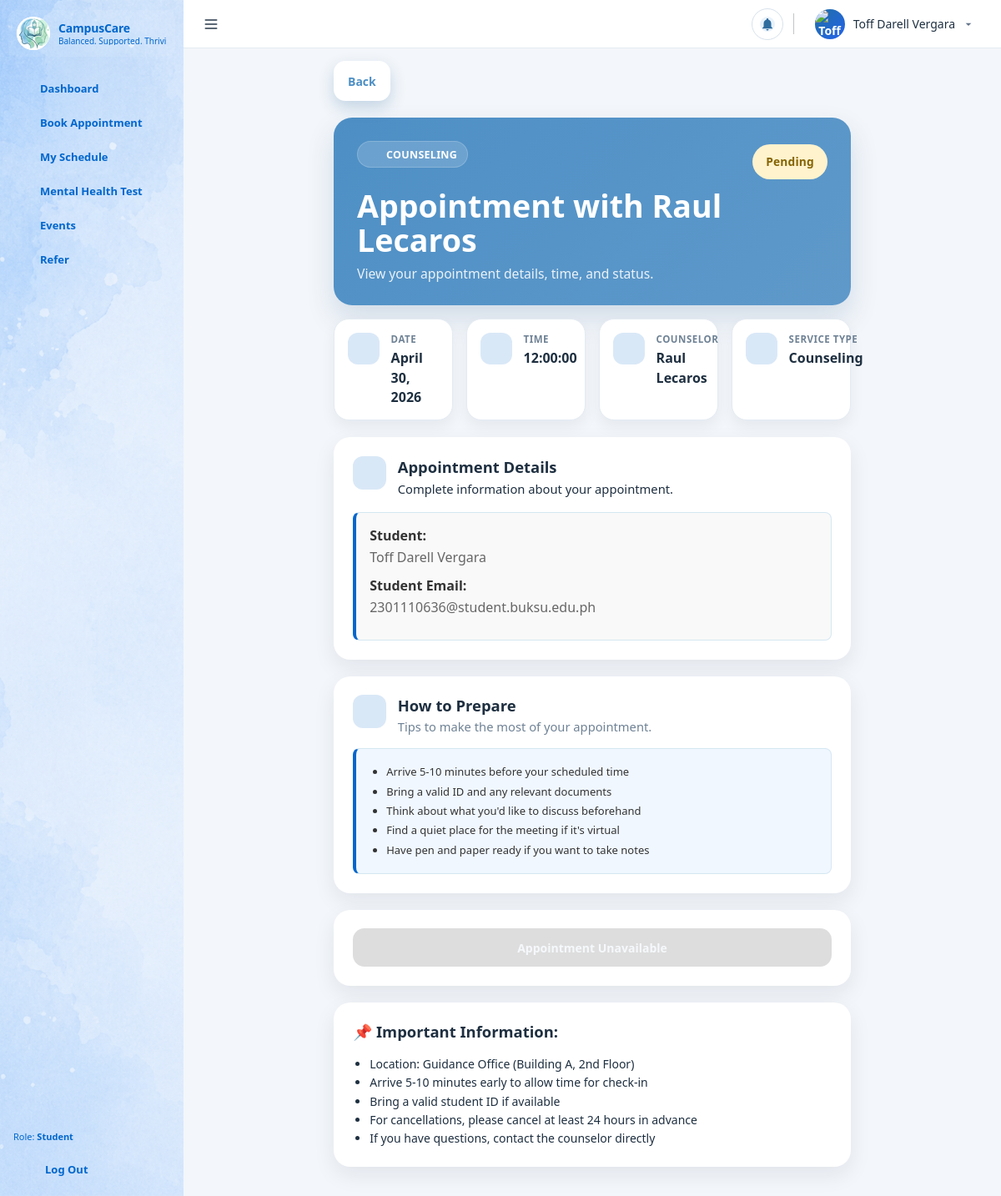
/php-frontend/pages/appointments/appointment_detail.php?id=15 (signed in), run on the app's committed database.
### tables this page shows
CREATE TABLE `appointments` (
  `id` int(10) UNSIGNED NOT NULL,
  `student_user_id` int(10) UNSIGNED NOT NULL,
  `counselor_user_id` int(10) UNSIGNED DEFAULT NULL,
  `service_id` smallint(5) UNSIGNED NOT NULL,
  `appointment_date` date NOT NULL,
  `appointment_time` time NOT NULL,
  `status_id` tinyint(3) UNSIGNED NOT NULL,
  `approved_by_user_id` int(11) DEFAULT NULL,
  `approved_at` datetime DEFAULT NULL,
  `notes` text DEFAULT NULL,
  `created_at` datetime NOT NULL DEFAULT current_timestamp(),
  `updated_at` datetime NOT NULL DEFAULT current_timestamp() ON UPDATE current_timestamp()
);

CREATE TABLE `users` (
  `id` int(10) UNSIGNED NOT NULL,
  `full_name` varchar(120) NOT NULL,
  `student_id` varchar(100) DEFAULT NULL COMMENT 'Institution-assigned ID (unique)',
  `student_number` varchar(50) DEFAULT NULL COMMENT 'Legacy field, deprecated in favor of student_id',
  `email` varchar(150) NOT NULL,
  `avatar_path` varchar(255) DEFAULT NULL,
  `college` varchar(150) DEFAULT NULL,
  `program` varchar(150) DEFAULT NULL,
  `password_hash` varchar(255) NOT NULL,
  `role_id` tinyint(3) UNSIGNED NOT NULL,
  `account_status_id` tinyint(3) UNSIGNED NOT NULL,
  `last_login_at` timestamp NULL,
  `last_login_ip` varchar(45) DEFAULT NULL,
  `login_attempt_count` int DEFAULT 0,
  `locked_until` timestamp NULL,
  `created_at` datetime NOT NULL DEFAULT current_timestamp(),
  `updated_at` datetime NOT NULL DEFAULT current_timestamp() ON UPDATE current_timestamp()
);

### php-frontend/includes/auth.php (called while the page is built, shortened)
<?php
function normalizeRole($role) {
    return $role;
}
?>

### php-frontend/pages/appointments/appointment_detail.php (the view, shortened to what this page needs)
<?php
require_once __DIR__ . "/../../includes/auth.php";
require_once __DIR__ . "/../../includes/db.php";
$userId = intval($_SESSION["user_id"] ?? 0);
$appointmentId = isset($_GET["id"]) ? intval($_GET["id"]) : 0;
$appointmentColumns = [];
$appointmentColsRes = $conn->query("SHOW COLUMNS FROM appointments");
if ($appointmentColsRes) {
    while ($col = $appointmentColsRes->fetch_assoc()) {
        $appointmentColumns[$col["Field"]] = true;
    }
}
$studentFkColumn = isset($appointmentColumns["student_user_id"]) ? "student_user_id"
    : (isset($appointmentColumns["user_id"]) ? "user_id" : null);
$counselorFkColumn = isset($appointmentColumns["counselor_user_id"]) ? "counselor_user_id" : null;
$hasLegacyCounselorName = isset($appointmentColumns["counselor"]);
$studentJoinCondition = $studentFkColumn !== null ? "a.`{$studentFkColumn}` = u.id" : "1 = 0";
$studentIdSelect = $studentFkColumn !== null
    ? "a.`{$studentFkColumn}` AS appointment_student_id"
    : "NULL AS appointment_student_id";
$counselorNameSelect = $counselorFkColumn !== null
    ? "c.full_name AS counselor_name_db"
    : ($hasLegacyCounselorName ? "a.counselor AS counselor_name_db" : "NULL AS counselor_name_db");
$counselorJoinSql = $counselorFkColumn !== null
    ? "LEFT JOIN users c ON a.`{$counselorFkColumn}` = c.id"
    : "";
$appointmentQuery = "
    SELECT a.*, {$studentIdSelect}, {$counselorNameSelect}, u.full_name AS student_name, u.email AS student_email, u.id AS student_id
    FROM appointments a
    LEFT JOIN users u ON {$studentJoinCondition}
    {$counselorJoinSql}
    WHERE a.id = ?
";
$appointmentStmt = $conn->prepare($appointmentQuery);
$appointmentStmt->bind_param("i", $appointmentId);
$appointmentStmt->execute();
$appointment = $appointmentStmt->get_result()->fetch_assoc();
$appointmentStudentId = intval($appointment["appointment_student_id"] ?? ($appointment["user_id"] ?? ($appointment["student_user_id"] ?? 0)));
$appointmentCounselorName = trim((string) ($appointment["counselor_name_db"] ?? ($appointment["counselor"] ?? "")));
$appointmentDate = new DateTime($appointment["appointment_date"]);
$dateStr = $appointmentDate->format("F j, Y");
$timeStr = $appointment["appointment_time"] ?? "Not specified";
$service = htmlspecialchars($appointment["service"] ?? "Counseling");
$counselor = htmlspecialchars($appointmentCounselorName !== "" ? $appointmentCounselorName : "Not assigned");
$status = htmlspecialchars($appointment["status"] ?? "Pending");
$currentTime = time();
$appointmentDateTime = strtotime($appointment["appointment_date"] . " " . $appointment["appointment_time"]);
$hasAppointmentPassed = $currentTime > $appointmentDateTime;
function getStatusBadgeClass($status) {
    $classes = [
        "Pending" => "status-pending",
        "Approved" => "status-approved",
        "Cancelled" => "status-cancelled",
        "Rejected" => "status-cancelled",
        "Completed" => "status-completed",
    ];
    return $classes[$status] ?? "status-pending";
}
require_once __DIR__ . "/../../includes/header.php";
require_once __DIR__ . "/../../includes/sidebar.php";
?>
<main class="main">
    <div class="topbar">
        <button class="menu-toggle" type="button" aria-label="Sidebar">
            <span class="menu-lines"></span>
        </button>
        <?php require_once __DIR__ . "/../../includes/topbar_user_dropdown.php"; ?>
    </div>
    <div class="content appointment-detail-root">
        <div class="event-detail-page">
            <?php
                $defaultBack = ($role === 'Counselor' || $role === 'Administrator')
                    ? '/campuscare-api/php-frontend/pages/appointments/schedule.php'
                    : '/campuscare-api/php-frontend/pages/appointments/book_appointment.php';
                $backUrl = $defaultBack;
                if (!empty($_GET['return_to'])) {
                    $backUrl = $_GET['return_to'];
                } elseif (!empty($_SERVER['HTTP_REFERER']) && strpos($_SERVER['HTTP_REFERER'], '/campuscare-api/') !== false) {
                    $backUrl = $_SERVER['HTTP_REFERER'];
                }
            ?>
            <a href="<?php echo htmlspecialchars($backUrl); ?>" class="btn btn-outline event-back-link">
                Back
            </a>
            <header class="event-detail-header">
                <div class="event-detail-header-main">
                    <div class="event-detail-kicker">
                        <span class="event-detail-kicker-icon"><?php echo sidebarIconSvg("calendar"); ?></span>
                        <span><?php echo $service; ?></span>
                    </div>
                    <h1 class="event-detail-title">Appointment with <?php echo $counselor; ?></h1>
                    <p class="event-detail-subtitle">View your appointment details, time, and status.</p>
                </div>
                <div class="event-detail-status">
                    <span class="status-badge <?php echo getStatusBadgeClass($status); ?>">
                        <?php echo $status; ?>
                    </span>
                </div>
            </header>
            <section class="event-detail-meta-grid">
                <div class="event-meta-card">
                    <span class="event-meta-icon"><?php echo sidebarIconSvg("calendar"); ?></span>
                    <div>
                        <span class="event-meta-label">Date</span>
                        <span class="event-meta-value"><?php echo htmlspecialchars($dateStr); ?></span>
                    </div>
                </div>
                <div class="event-meta-card">
                    <span class="event-meta-icon"><?php echo sidebarIconSvg("clock"); ?></span>
                    <div>
                        <span class="event-meta-label">Time</span>
                        <span class="event-meta-value"><?php echo htmlspecialchars($timeStr); ?></span>
                    </div>
                </div>
                <div class="event-meta-card">
                    <span class="event-meta-icon"><?php echo sidebarIconSvg("user"); ?></span>
                    <div>
                        <span class="event-meta-label">Counselor</span>
                        <span class="event-meta-value"><?php echo $counselor; ?></span>
                    </div>
                </div>
                <div class="event-meta-card">
                    <span class="event-meta-icon"><?php echo sidebarIconSvg("briefcase"); ?></span>
                    <div>
                        <span class="event-meta-label">Service Type</span>
                        <span class="event-meta-value"><?php echo $service; ?></span>
                    </div>
                </div>
            </section>
            <section class="event-detail-description">
                <div class="section-heading">
                    <span class="section-heading-icon"><?php echo sidebarIconSvg("message"); ?></span>
                    <div>
                        <h2>Appointment Details</h2>
                        <p class="section-heading-subtext">Complete information about your appointment.</p>
                    </div>
                </div>
                <div class="appointment-info-card">
                    <div class="appointment-info-row">
                        <strong class="appointment-info-label">Student:</strong>
                        <span class="appointment-info-value"><?php echo htmlspecialchars($appointment["student_name"]); ?></span>
                    </div>
                    <div class="appointment-info-row">
                        <strong class="appointment-info-label">Student Email:</strong>
                        <span class="appointment-info-value"><?php echo htmlspecialchars($appointment["student_email"]); ?></span>
                    </div>
                </div>
            </section>
            <?php if ($role === "Student" && $userId === $appointmentStudentId): ?>
            <section class="appointment-section">
                <div class="section-heading">
                    <span class="section-heading-icon"><?php echo sidebarIconSvg("clipboard"); ?></span>
                    <div>
                        <h2>How to Prepare</h2>
                        <p class="section-heading-subtext">Tips to make the most of your appointment.</p>
                    </div>
                </div>
                <div class="appointment-prep-card">
                    <ul class="appointment-prep-list">
                        <li>Arrive 5-10 minutes before your scheduled time</li>
                        <li>Bring a valid ID and any relevant documents</li>
                        <li>Think about what you'd like to discuss beforehand</li>
                        <li>Find a quiet place for the meeting if it's virtual</li>
                        <li>Have pen and paper ready if you want to take notes</li>
                    </ul>
                </div>
            </section>
            <?php endif; ?>
            <section class="event-detail-actions appointment-section">
                <?php if ($role === "Student" && $userId === $appointmentStudentId): ?>
                    <?php if (!$hasAppointmentPassed && $status !== "Cancelled"): ?>
                        <form method="POST" class="appointment-inline-form">
                            <input type="hidden" name="action" value="cancel">
                            <button type="submit" class="btn btn-outline btn-large" onclick="return confirm('Are you sure you want to cancel this appointment?');">
                                <?php echo sidebarIconSvg("x"); ?>
                                Cancel Appointment
                            </button>
                        </form>
                        <a href="/campuscare-api/php-frontend/pages/appointments/book_appointment.php" class="btn btn-primary btn-large">
                            <?php echo sidebarIconSvg("calendar"); ?>
                            Reschedule Appointment
                        </a>
                    <?php elseif ($status === "Cancelled" || $hasAppointmentPassed): ?>
                        <button class="btn btn-disabled btn-large" disabled>
                            Appointment Unavailable
                        </button>
                    <?php endif; ?>
                <?php endif; ?>
            </section>
            <section class="appointment-important-card appointment-section">
                <h3 class="appointment-important-title">📌 Important Information:</h3>
                <ul class="appointment-important-list">
                    <?php if ($role === "Student"): ?>
                        <li>Location: Guidance Office (Building A, 2nd Floor)</li>
                        <li>Arrive 5-10 minutes early to allow time for check-in</li>
                        <li>Bring a valid student ID if available</li>
                        <li>For cancellations, please cancel at least 24 hours in advance</li>
                        <li>If you have questions, contact the counselor directly</li>
                    <?php endif; ?>
                </ul>
            </section>
        </div>
    </div>
</main>

### php-frontend/css/event_detail.css (style rules this page uses)
.event-detail-page { max-width: 1200px; margin: 0 auto; padding: 0em 5rem; }
.event-back-link { display: inline-flex; align-items: center; gap: 0.55rem; margin-bottom: 1.25rem; padding-inline: 1rem; padding-block: 0.8rem; }
.event-detail-header { background: linear-gradient(135deg, var(--primary) 0%, #5f99ca 100%); color: white; padding: 1.75rem 1.75rem 1.6rem; border-radius: 22px; margin-bottom: 1rem; box-shadow: 0 16px 32px rgba(61, 108, 150, 0.18); display: flex; justify-content: space-between; align-items: flex-start; gap: 1.25rem; }
.event-detail-header-main { max-width: 760px; }
.event-detail-kicker { display: inline-flex; align-items: center; gap: 0.5rem; background: rgba(255, 255, 255, 0.16); border: 1px solid rgba(255, 255, 255, 0.18); border-radius: 999px; padding: 0.4rem 0.75rem; font-size: 0.78rem; font-weight: 700; letter-spacing: 0.3px; text-transform: uppercase; }
.event-detail-kicker-icon, .event-detail-status .status-badge svg { display: inline-flex; width: 14px; height: 14px; flex-shrink: 0; }
.event-detail-title { font-size: 2.35rem; line-height: 1.1; font-weight: 800; margin: 0.8rem 0 0.55rem; color: white; }
.event-detail-subtitle { margin: 0; max-width: 680px; color: rgba(255, 255, 255, 0.88); font-size: 0.98rem; line-height: 1.5; }
.event-detail-meta-grid { display: grid; grid-template-columns: repeat(4, minmax(0, 1fr)); gap: 1rem; margin-bottom: 1.25rem; }
.event-meta-card { background: var(--card-bg); border: 1px solid var(--border); border-radius: 18px; padding: 1rem 1rem 0.95rem; display: flex; align-items: flex-start; gap: 0.85rem; box-shadow: 0 8px 18px rgba(20, 40, 60, 0.06); }
.event-meta-icon { width: 38px; height: 38px; border-radius: 12px; background: var(--primary-soft); color: var(--primary); display: flex; align-items: center; justify-content: center; flex-shrink: 0; }
.event-meta-label { display: block; font-size: 0.72rem; font-weight: 700; letter-spacing: 0.5px; text-transform: uppercase; color: var(--text-muted); margin-bottom: 0.25rem; }
.event-meta-value { display: block; color: var(--text-main); font-weight: 600; line-height: 1.45; }
.event-detail-status { margin-top: 0.25rem; flex-shrink: 0; }
.status-badge { display: inline-flex; align-items: center; gap: 0.45rem; padding: 0.7rem 1rem; border-radius: 9999px; font-size: 0.86rem; font-weight: 700; letter-spacing: 0.2px; white-space: nowrap; }
.event-detail-description { background: white; padding: 1.4rem 1.45rem; border-radius: 20px; box-shadow: 0 10px 26px rgba(20, 40, 60, 0.08); margin-bottom: 1rem; }
.event-detail-description h2 { font-size: 1.15rem; font-weight: 600; margin-bottom: 0; color: var(--text-main); }
.section-heading { display: flex; align-items: flex-start; gap: 0.85rem; margin-bottom: 1rem; }
.section-heading-icon { width: 40px; height: 40px; border-radius: 12px; background: var(--primary-soft); color: var(--primary); display: inline-flex; align-items: center; justify-content: center; flex-shrink: 0; }
.section-heading-subtext { margin: 0.2rem 0 0; color: var(--text-muted); font-size: 0.92rem; }
.event-detail-description p { color: var(--text-main); line-height: 1.6; }
.event-detail-actions { margin: 1.25rem 0px; display: grid; grid-template-columns: repeat(auto-fit, minmax(220px, 1fr)); gap: 0.85rem; }
.event-detail-actions button { width: 100%; padding: 0.85rem 1rem; border-radius: 14px; font-weight: 600; transition: all 0.2s; cursor: pointer; font-size: 0.875rem; display: inline-flex; align-items: center; justify-content: center; gap: 0.55rem; }

### data on the page
appointments: users.full_name "Raul Lecaros", appointment_date "April 30, 2026", appointment_time "12:00:00", users.full_name "Toff Darell Vergara", users.email "2301110636@student.buksu.edu.ph"

### other printed values
$title "Dashboard"
$title "Book Appointment"
$title "My Schedule"
$title "Mental Health Test"
$title "Events"
$title "Refer"
$role "Student"
$topbarFullName !== "" ? $topbarFullName : "User" "Toff Darell Vergara"
$service "COUNSELING"
$status "Pending"
$service "Counseling"
